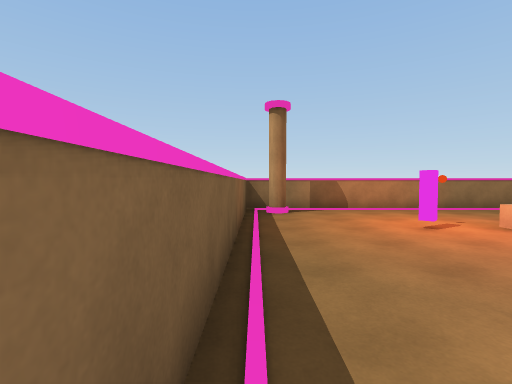
View 1 (above)

14 first-person views from a walk through a Unity game level. The camera is 1.3 m above the floor, tilts 2° down and sees 85° across. The floor is counted in squares, 2 m on a side. Each view is taken from the middle of a square. On the plan, view 1 faces up. The plan holds only what a view shows up to about 9 squares ahead; the rest is blank.

View 2
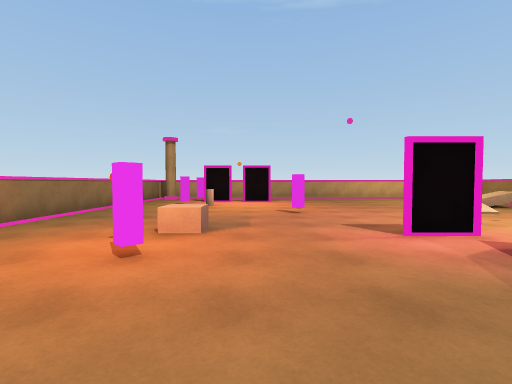

View 3
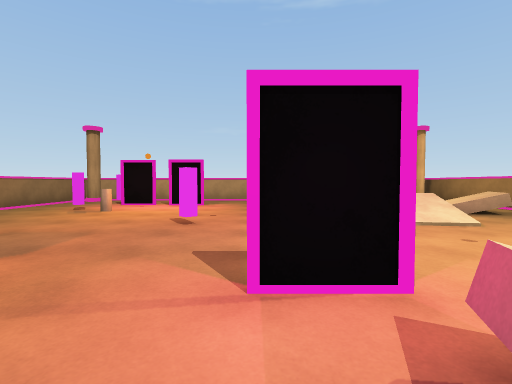

View 4
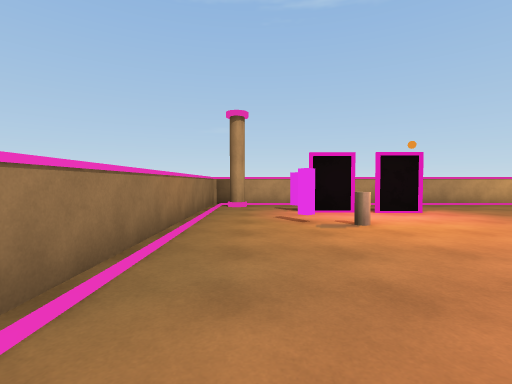

View 5
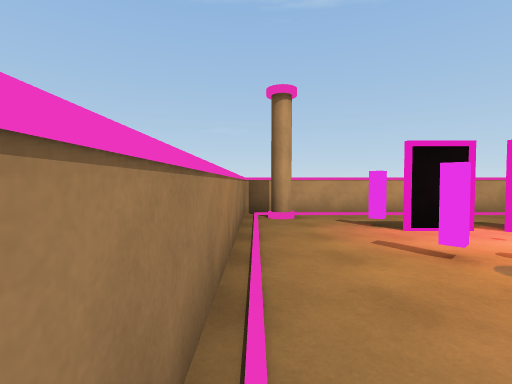

View 6
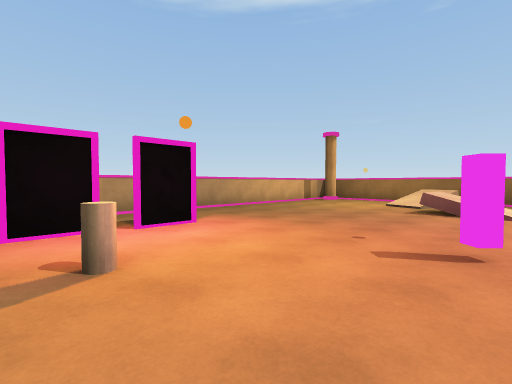

View 7
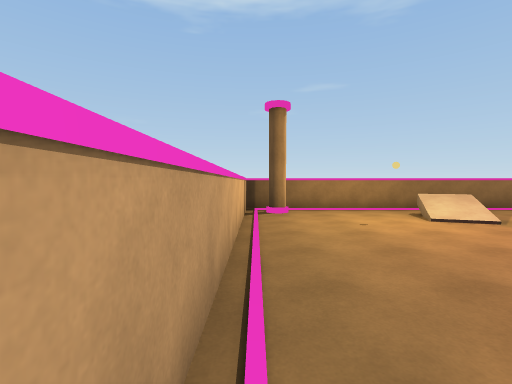

View 8
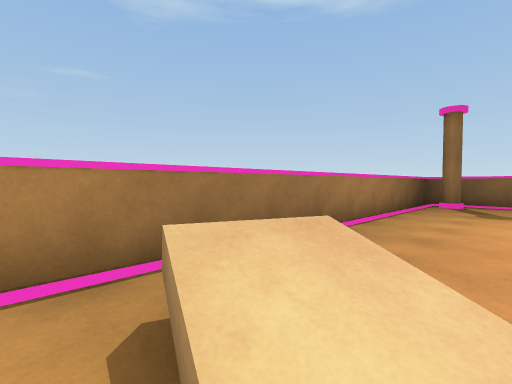

View 9
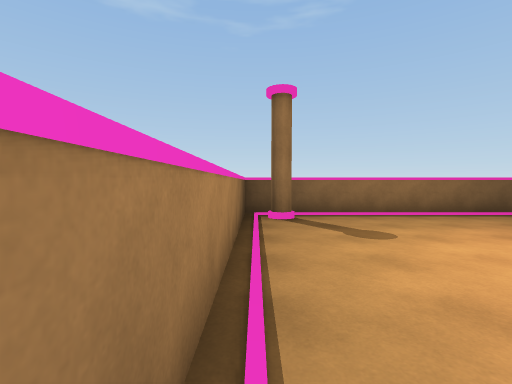

View 10
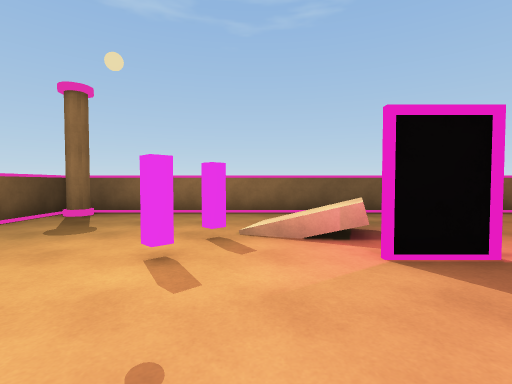

View 11
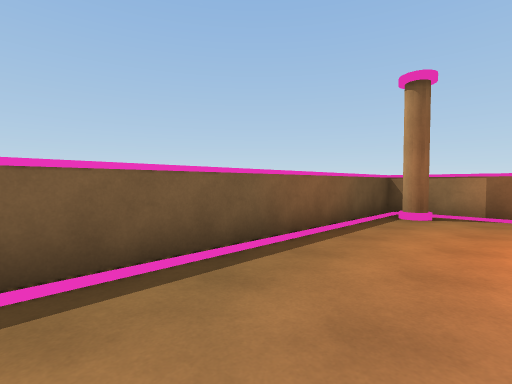

View 12
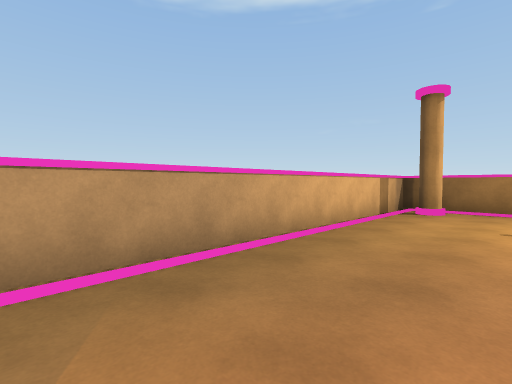

View 13
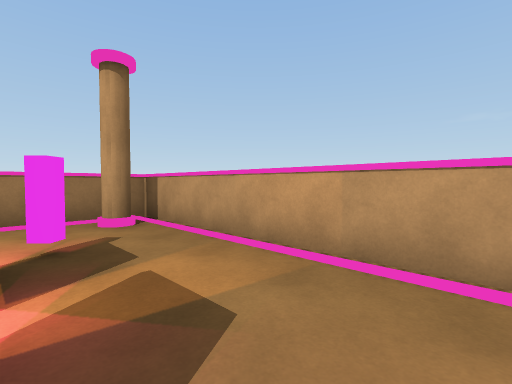

View 14
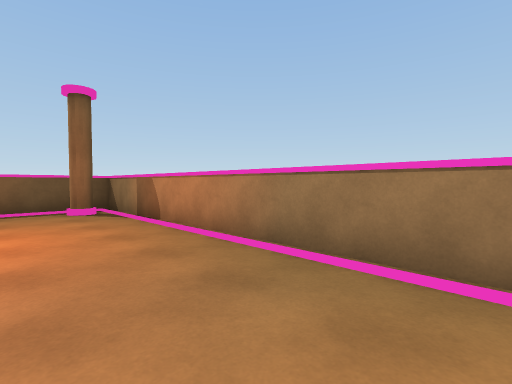

### Floor plan
Key: @ floor where view 1 was taken; # wall or solid block; x gap in a wall; . floor; / step, stairs or slope; = window, fence, low wall or low ledge; O other object.
Columns run from 1 left of view 1 to 13 right of it. Each row starts with its distance up from view 1.
  8 ###############
  7 #O..........O.#
  6 #.............#
  5 #..........#..#
  4 #...#O...O.x..#
  3 #..........#..#
  2 #......#......#
  1 #....#........#
  0 #@.==#........#
 -1 #..//.........#
 -2 #....#.//.....#
 -3 #........//...#
 -4 #O......./..O.#
 -5 #.............#
 -6 ###############

Positions as (right, up) in squares from view 1, and headings:
1: (0, 0), facing up
2: (0, 3), facing right
3: (2, 1), facing right
4: (4, 6), facing right
5: (6, 7), facing right
6: (6, 5), facing down-right
7: (12, 2), facing down
8: (9, -3), facing down-left
9: (6, -5), facing left
10: (6, -1), facing left
11: (2, 1), facing up-left
12: (10, 2), facing down-right
13: (10, 2), facing up-right
14: (7, 5), facing up-left
